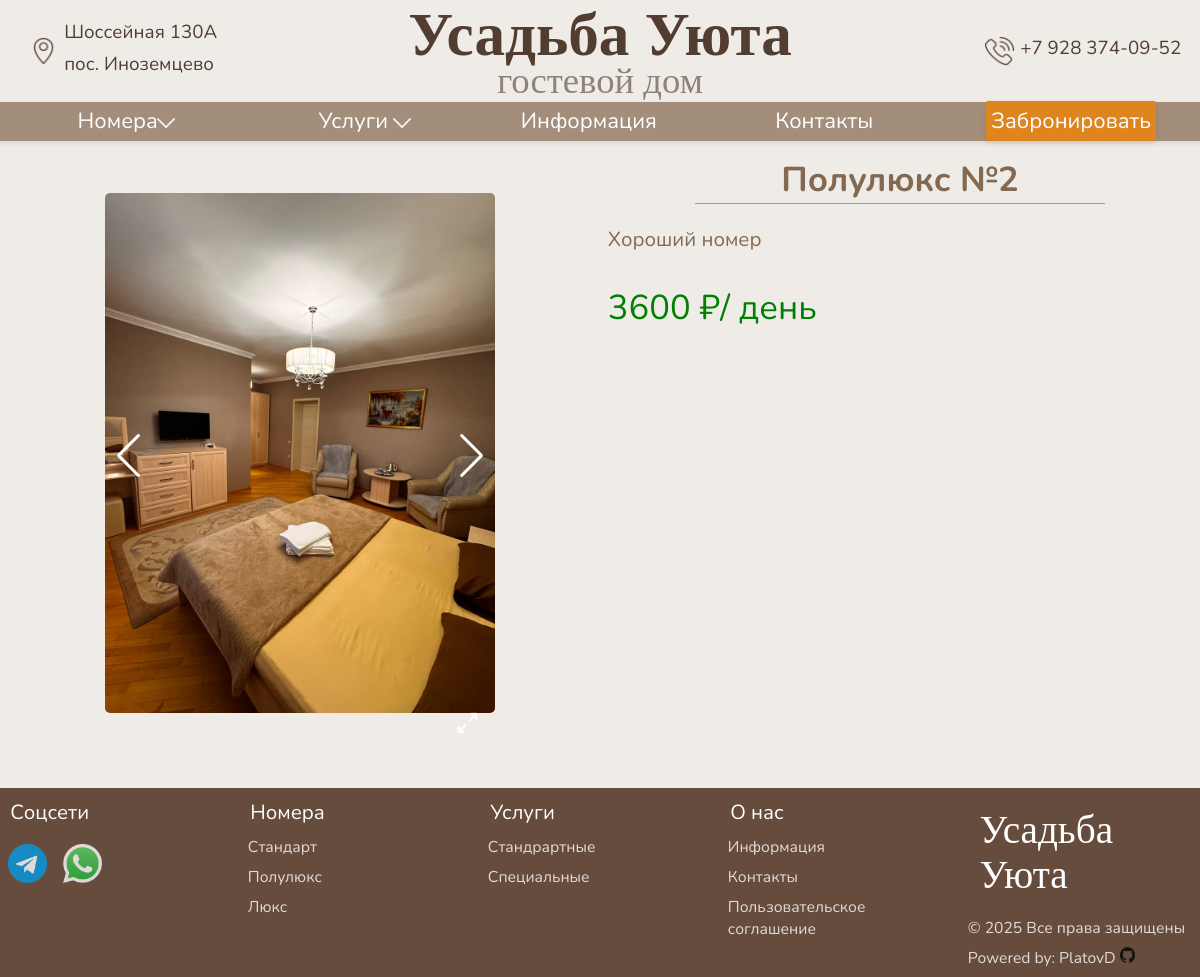
Page /rooms/half-luxe/2/ on the earlier database version.
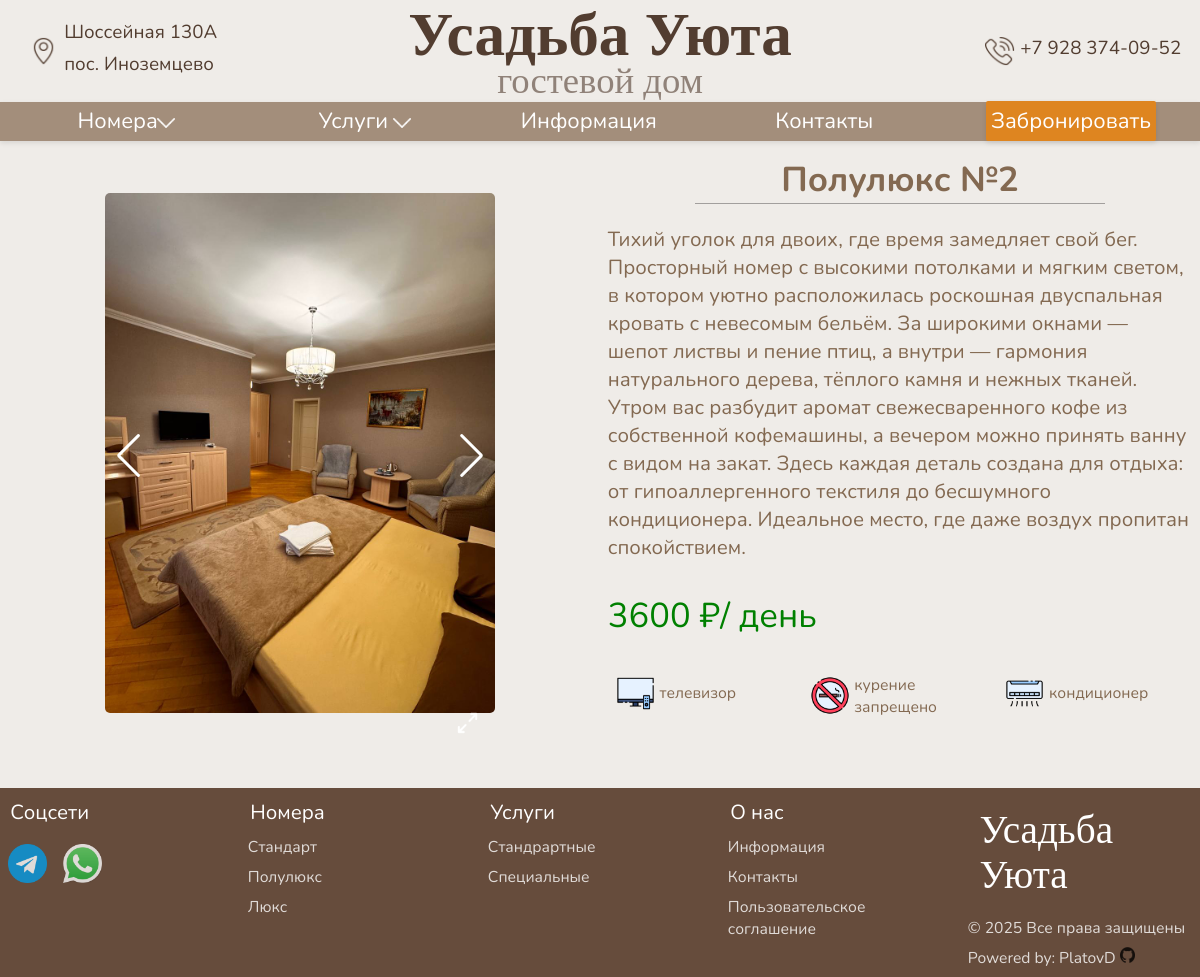
Same page on the later database version.
### main/models.py (models this page shows, shortened)
class RoomImage(models.Model):
    room = models.ForeignKey(Room, on_delete=models.CASCADE, related_name="images")
    image = models.ImageField("Изображение", upload_to=room_img_path)
    class Meta:
        verbose_name = "Фото-хранилище номера"
        verbose_name_plural = "Фото-хранилище номера"

class Room(models.Model):
    id = models.IntegerField(primary_key=True, verbose_name="Номер комнаты")
    name = models.CharField(max_length=100, verbose_name="Заголовок")
    description = models.TextField(verbose_name="Описание")
    price = models.IntegerField(verbose_name="Цена")
    category = models.ForeignKey(RoomCategory, on_delete=models.DO_NOTHING, related_name="rooms",
                                 verbose_name="Категория")
    preview = models.ImageField("Превью", upload_to="room_previews/")
    objects = models.Manager()
    class Meta:
        verbose_name = "Номер"
        verbose_name_plural = "Номера"

class RoomConvenience(models.Model):
    name = models.CharField(max_length=30, verbose_name="Название удобства")
    image = models.ImageField("Иконка удобства", upload_to=room_convenience_img_path)
    rooms = models.ManyToManyField(Room, related_name="convenience")
    price = models.PositiveIntegerField(blank=True, default=0)
    class Meta:
        verbose_name = "Удобства"
        verbose_name_plural = verbose_name

### main/views.py (the view)
# urls.py: path('rooms/<room_type:room_type>/<int:number>/', RoomsDetailView.as_view(), name='rooms_detail'),
class RoomsDetailView(DetailView):
    template_name = 'main/rooms-detail.html'
    model = Room
    context_object_name = 'room'
    pk_url_kwarg = 'number'
    def get_queryset(self):
        queryset = super().get_queryset().prefetch_related('images', 'convenience')
        return queryset
    def get_object(self, queryset=None):
        return super().get_object(queryset)

### main/converters.py (called while the page is built)
    def to_python(self, value):
        return value

    def to_url(self, value):
        return value

    def to_url(self, value):
        return value

### main/templates/main/rooms-detail.html (shortened to what this page needs)
{% extends 'base.html' %}
{% load static %}
{% block style %}
<link rel="stylesheet" href="https://cdn.jsdelivr.net/npm/swiper@11/swiper-bundle.min.css" />
<link rel="stylesheet" href="{% static 'main/css/home.css' %}">
<link rel="stylesheet" href="{% static 'main/css/room-detail.css' %}">
{% endblock %}
{% block content %}
<div class="content-wrapper">
    <div class="roominfo-grid">
        <div class="swiper swiperRoomInfo">
            <div class="swiper-wrapper">
                {% for image in room.images.all %}
                <div class="swiper-slide">
                    <div class="swiper-zoom-container">
                        <a class="fslightbox-swiper" href="{{ image.image.url }}" data-fslightbox="room-gallery"
                            data-type="image">
                            <img src="{{ image.image.url }}" />
                        </a>
                    </div>
                </div>
                {% endfor %}
            </div>
            <div class="swiper-button-next"></div>
            <div class="swiper-button-prev"></div>
            <div class="swipper-fullscreen"><img src="{% static 'main/img/full-screen.png' %}" alt=""></div>
        </div>
        <div class="roominfo-maininfo">
            <h3>{{ room.name }}</h3>
            <div class="dull-line"></div>
            <p>{{ room.description|safe }}</p>
            <div class="roominfo-price">
                <span>{{ room.price }} ₽/ день</span>
            </div>
            <div class="roominfo-convenience-grid">
                {% for convenience in room.convenience.all %}
                <div class="roominfo-convenience-el">
                    <div class="flex-row">
                        <img src="{{ convenience.image.url }}" alt="">
                        <div>{{ convenience.name }}</div>
                    </div>
                </div>
                {% endfor %}
            </div>
        </div>
    </div>
</div>
{% endblock %}

Differences in the rows shown:
changed Room "Полулюкс №2": description "Хороший номер" → "Тихий уголок для двоих, где время замедляет свой бег. Просторный номер с высокими потолками и мягким светом, в котором уютно расположилась роскошная двуспальная кровать с невесомым бельём. За широкими окнами — шепот листвы и пение птиц, а внутри — гармония натурального дерева, тёплого камня и нежных тканей. Утром вас разбудит аромат свежесваренного кофе из собственной кофемашины, а вечером можно принять ванну с видом на закат. Здесь каждая деталь создана для отдыха: от гипоаллергенного текстиля до бесшумного кондиционера. Идеальное место, где даже воздух пропитан спокойствием."
added RoomConvenience: image (picture), name "телевизор"
added RoomConvenience: image (picture), name "курение запрещено"
added RoomConvenience: image (picture), name "кондиционер"
